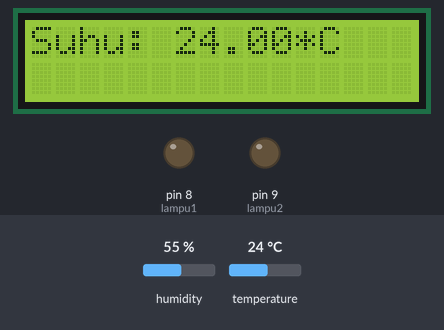
The sketch below on a simulated Arduino Uno, built with avr-gcc and run on an emulated ATmega328P. Shown: 16×2 character LCD, output pins drawn as LEDs (lit = HIGH). Wiring (inferred from the names in the program): DHT11 sensor: data pin 5. The test bench sets the inputs (shaded band); at power-on: temperature 24 °C, humidity 55 %.

Above: at 1.2 s.
1.3 s: temperature set to 34 °C
At 3.4 s:
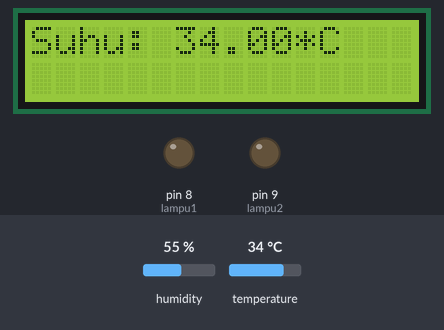
6.1 s: temperature set to 37 °C
At 7.8 s:
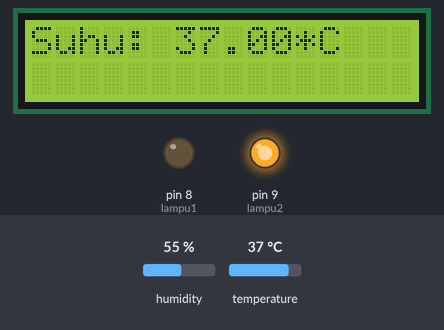
10.7 s: temperature set to 40 °C
At 12.6 s:
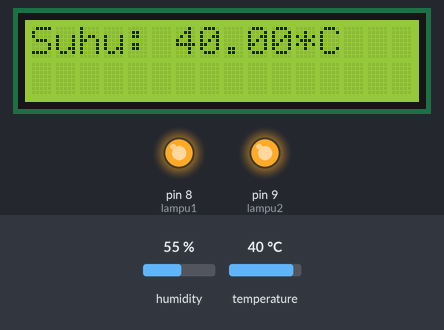
Timing chart, 0 to 14.1 s (numbered marks = the images above; inputs shaded):
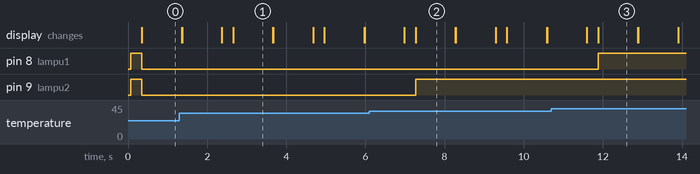

The sketch:

code.ino
```cpp
#include "DHT.h"                //Library DHT
#include <LiquidCrystal_I2C.h>  //Library LCD I2C

#define DHTPIN 5                //DHT pada pin D5
#define DHTTYPE DHT11           //Type DHT 11
DHT dht(DHTPIN, DHTTYPE);       //Masukkan pin dan type DHT11
LiquidCrystal_I2C lcd(0x27, 16, 2); //Alamat I2C

#define lampu1 8                 //Lampu1 pada pin D8
#define lampu2 9                 //Lampu2 pada pin D9

void setup() {
  dht.begin();      //Mulai DHT
  lcd.init();       //Mulai LCD
  lcd.backlight();  //Nyalakan backlight
  pinMode(lampu1, OUTPUT); //Setting I/O
  pinMode(lampu2, OUTPUT);
  digitalWrite(lampu1, HIGH);
  digitalWrite(lampu2, HIGH);
}

void loop() {
  float t = dht.readTemperature();    //Baca suhu

  lcd.setCursor(0,0);     //Koordinat text
  lcd.print("Suhu: ");
  lcd.print(t);           //Tampilkan suhu
  lcd.print("*C");

  if(t > 38){                   //Jika suhu > 38*C
    digitalWrite(lampu1, HIGH);
    digitalWrite(lampu2, HIGH);
  }
  else if(t > 35){
    digitalWrite(lampu1, LOW);
    digitalWrite(lampu2, HIGH);
  }
  else{
    digitalWrite(lampu1, LOW);
    digitalWrite(lampu2, LOW);
  }

  delay(1000);            //Jeda pembacaan 1000ms
  lcd.clear();            //Hapus tampilan LCD
}
```

Measured:
- the behaviour switches between 35 and 36 °C on temperature (found by bisection; images 1 and 2)
- the behaviour switches between 38 and 39 °C on temperature (found by bisection; images 2 and 3)
- after the input at 1.3 s, the display: first differs from a run without the input after 1.4 s (image 1)
- after the input at 6.1 s, pin 9 (lampu2): LOW → HIGH after 1.2 s; the display: first differs from a run without the input after 1.2 s (image 2)
- after the input at 10.7 s, pin 8 (lampu1): LOW → HIGH after 1.2 s; the display: first differs from a run without the input after 1.2 s (image 3)
- what the display in image 1 shows lasts 1.0 s, from 2.7 s to 3.7 s
